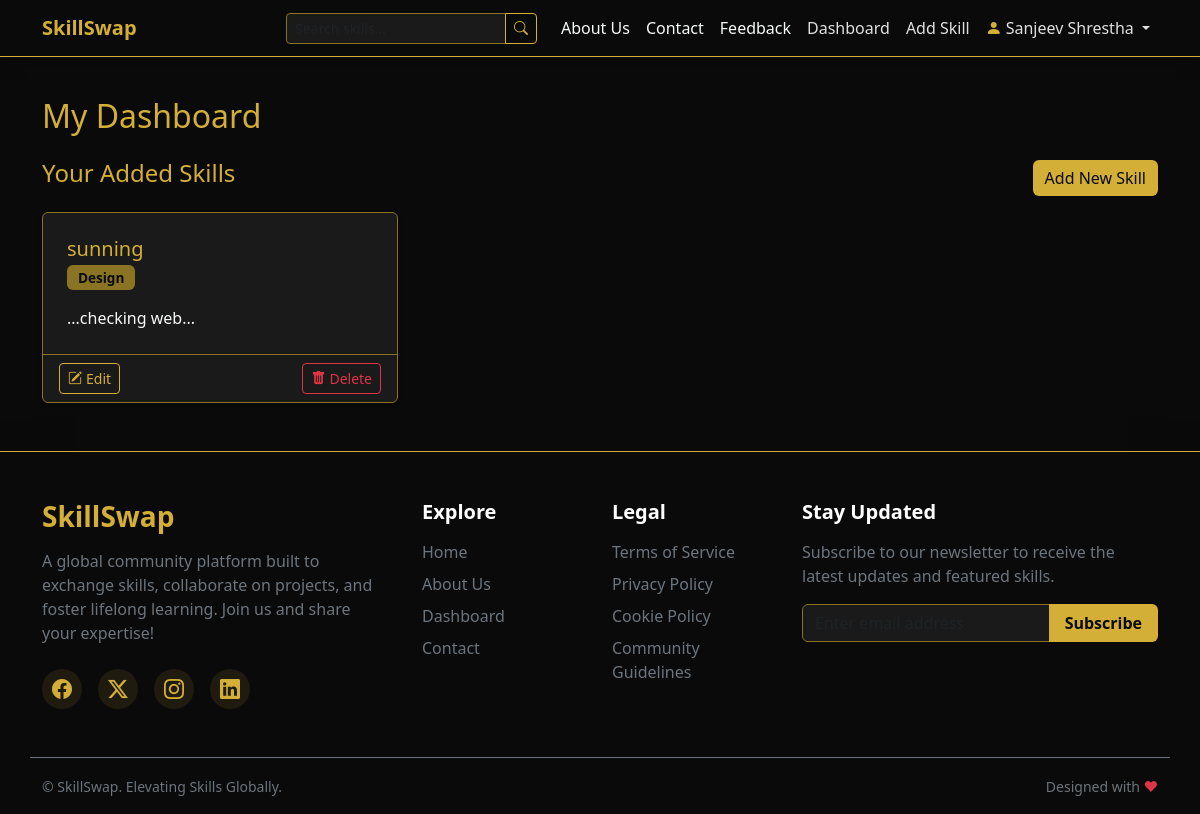
Page /dashboard (signed in) on the earlier database version.
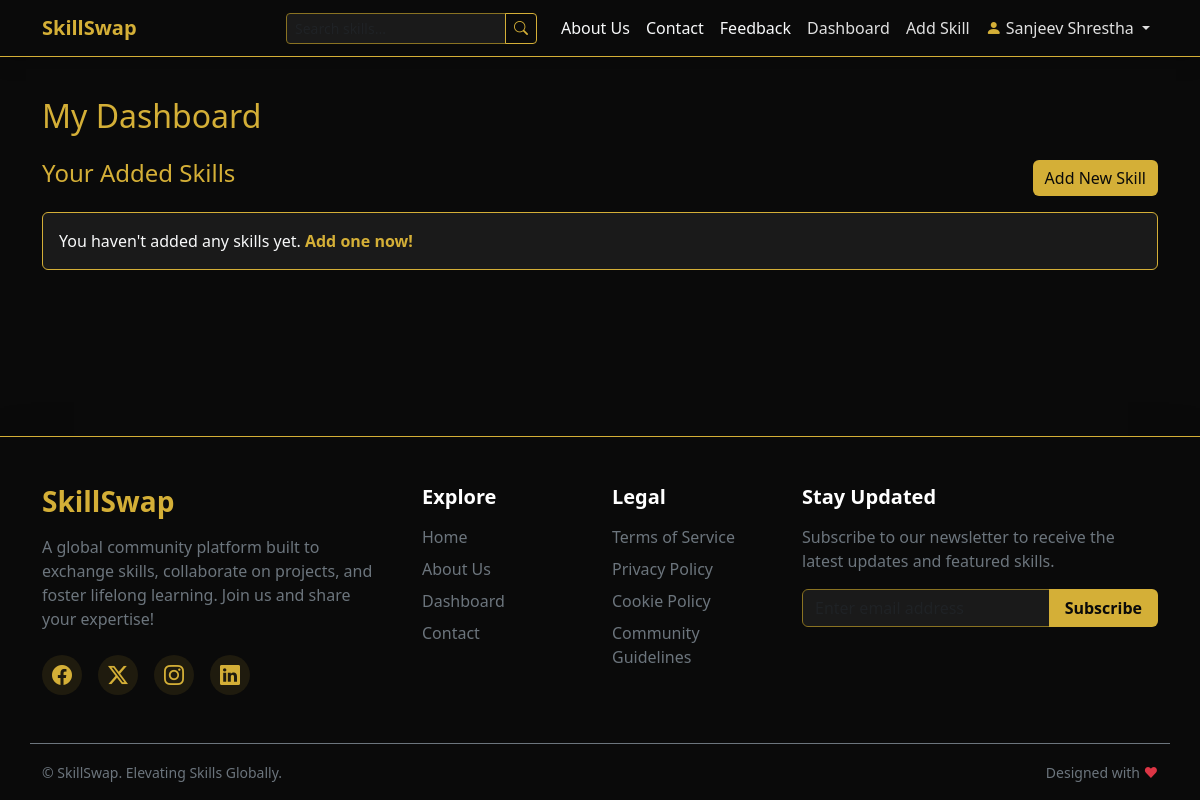
Same page on the later database version.
### models.py (models this page shows)
class Skill(db.Model):
    id = db.Column(db.Integer, primary_key=True)
    title = db.Column(db.String(100), nullable=False)
    description = db.Column(db.Text, nullable=False)
    date_posted = db.Column(db.DateTime, nullable=False, default=datetime.utcnow)
    user_id = db.Column(db.Integer, db.ForeignKey('user.id'), nullable=False)
    category_id = db.Column(db.Integer, db.ForeignKey('category.id'), nullable=False)

class Category(db.Model):
    id = db.Column(db.Integer, primary_key=True)
    name = db.Column(db.String(50), unique=True, nullable=False)
    skills = db.relationship('Skill', backref='category', lazy=True)

### app.py (the view)
@app.route("/dashboard")
@login_required
def dashboard():
    skills = Skill.query.filter_by(author=current_user).order_by(Skill.date_posted.desc()).all()
    return render_template('dashboard.html', title='Dashboard', skills=skills)

### app.py (called while the page is built)
@login_manager.user_loader
def load_user(user_id):
    return User.query.get(int(user_id))

### templates/dashboard.html (shortened to what this page needs)
{% extends "base.html" %}
{% block content %}
<div class="row">
    <div class="col-12">
        <h2 class="mb-4">My Dashboard</h2>
        <div class="d-flex justify-content-between align-items-center mb-3">
            {% if current_user.is_admin %}
            <h4 class="text-gold">All Platform Skills (Admin View)</h4>
            {% else %}
            <h4 class="text-gold">Your Added Skills</h4>
            {% endif %}
            <a href="{{ url_for('new_skill') }}" class="btn btn-gold">Add New Skill</a>
        </div>
        {% if skills %}
        <div class="row g-4">
            {% for skill in skills %}
            <div class="col-md-4">
                <div class="card h-100 shadow-sm skill-card border-gold-subtle">
                    <div class="card-body p-4">
                        <h5 class="card-title text-gold">{{ skill.title }}</h5>
                        <h6 class="card-subtitle mb-3 text-muted">
                            <span class="badge bg-secondary">{{ skill.category.name }}</span>
                        </h6>
                        <p class="card-text text-light">{{ skill.description|truncate(150) }}</p>
                    </div>
                    <div
                        class="card-footer bg-transparent border-top border-gold-subtle d-flex justify-content-between align-items-center">
                        <a href="{{ url_for('update_skill', skill_id=skill.id) }}"
                            class="btn btn-sm btn-outline-gold"><i class="bi bi-pencil-square me-1"></i>Edit</a>
                        <form action="{{ url_for('delete_skill', skill_id=skill.id) }}" method="POST" class="d-inline"
                            onsubmit="return confirmDelete()">
                            <button type="submit" class="btn btn-sm btn-outline-danger"><i
                                    class="bi bi-trash-fill me-1"></i>Delete</button>
                        </form>
                    </div>
                </div>
            </div>
            {% endfor %}
        </div>
        {% else %}
        <div class="alert alert-info bg-dark border-gold text-light">
            You haven't added any skills yet. <a href="{{ url_for('new_skill') }}" class="alert-link text-gold">Add one
                now!</a>
        </div>
        {% endif %}
    </div>
</div>
{% endblock %}

Differences in the rows shown:
removed Skill: title "sunning", category.name "Design", description "...checking web..."
Other differences:
text now shown: "You haven't added any skills yet. Add one now!"
